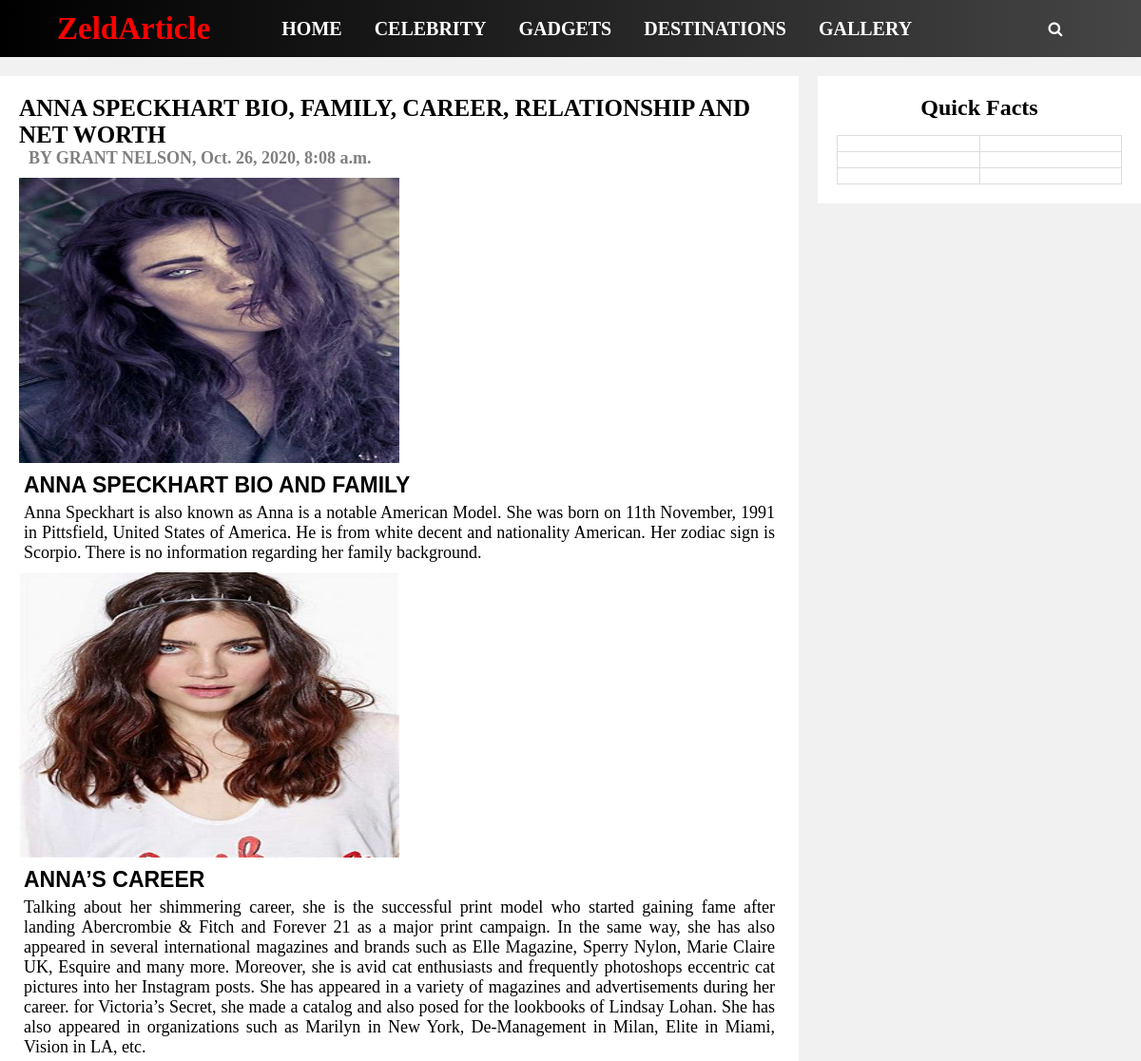
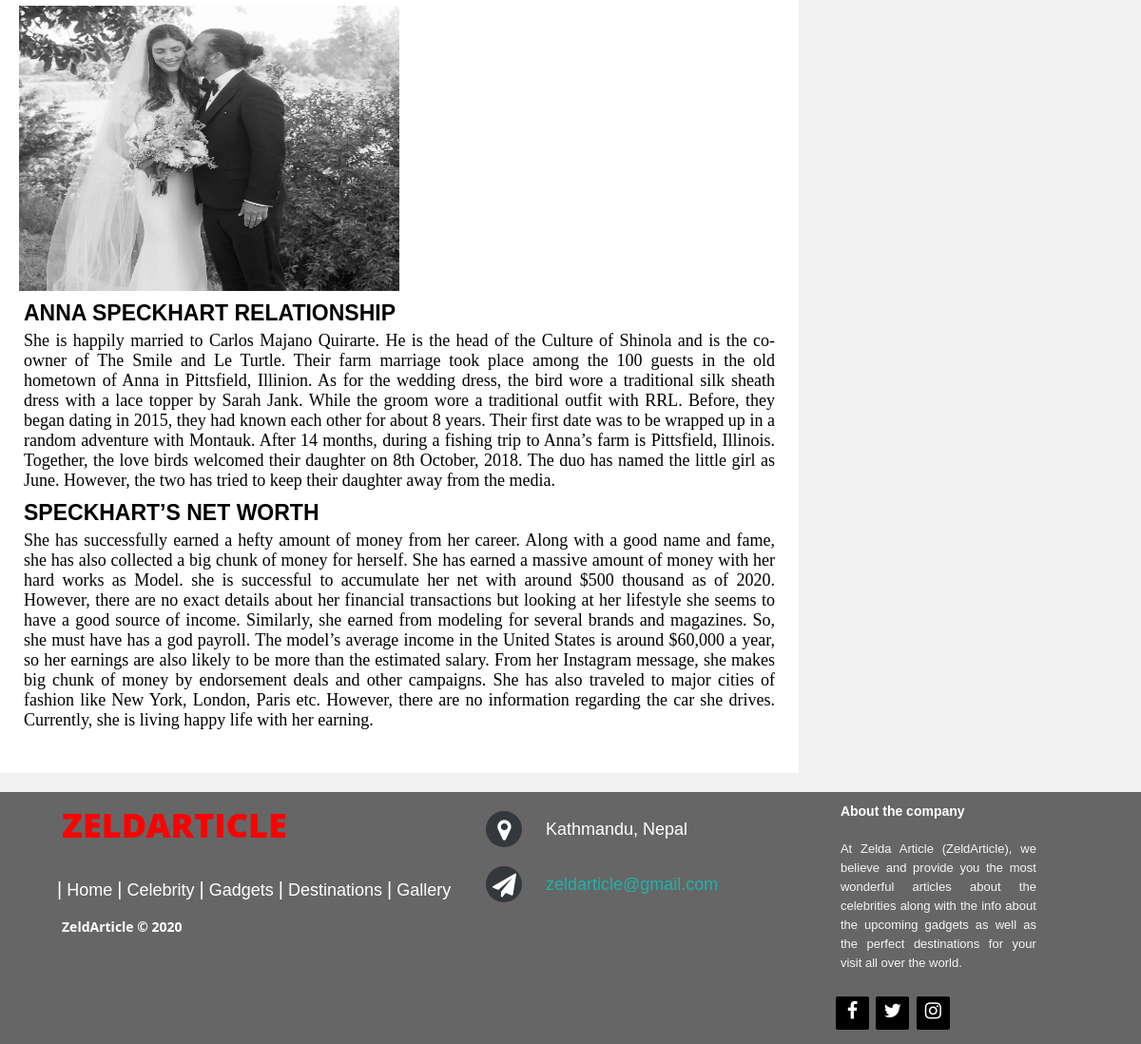
The page /article1 on the database its author committed (2 pictures, top to bottom).
### Article/models.py (models this page shows, shortened)
class Article(models.Model):
    class CelebrityObject(models.Manager):
        def get_queryset(self):
            return super().get_queryset().filter(category='celebrity')
    class GadgetsObject(models.Manager):
        def get_queryset(self):
            return super().get_queryset().filter(category='gadgets')
    class DestinationsObject(models.Manager):
        def get_queryset(self):
            return super().get_queryset().filter(category='destinations')
    options =(
        ('celebrity','Celebrity'),
        ('gadgets','Gadgets'),
        ('destinations','Destinations'),
    )
    postedby = models.ForeignKey(User, on_delete=models.PROTECT, blank=True)
    author = models.CharField(max_length=50)
    date = models.DateTimeField(default=datetime.now, blank=False)
    category= models.CharField(max_length=15, choices=options, default='celibrity')
    heading = models.CharField(max_length=200)
    title1 = models.CharField(max_length=200, blank=False)
    title1_Description = models.TextField(blank=False)
    title2 = models.CharField(max_length=200, blank=False)
    title2_Description = models.TextField(blank=False)
    title3 = models.CharField(max_length=200, blank=False)
    title3_Description = models.TextField(blank=False)
    title4 = models.CharField(max_length=200, blank=True)
    title4_Description = models.TextField(blank=True)
    title5 = models.CharField(max_length=200, blank=True)
    title5_Description = models.TextField(blank=True)
    read = models.IntegerField(default=0)
    img1 =  models.ImageField(upload_to='Images')
    img2 =  models.ImageField(upload_to='Images')
    img3 =  models.ImageField(upload_to='Images')
    QuickFact1 = models.CharField(max_length=30, blank=False)
    QuickFact1Ans = models.CharField(max_length=50, blank=False)
    QuickFact2 = models.CharField(max_length=30, blank=False)
    QuickFact2Ans = models.CharField(max_length=50, blank=False)
    QuickFact3 = models.CharField(max_length=30, blank=False)
    QuickFact3Ans = models.CharField(max_length=50, blank=False)
    objects = models.Manager()# defualt Manager
    celebrityObjects = CelebrityObject() #Custom Manager
    gadgetsObjects = GadgetsObject()# custom Manager
    destinationsObject = DestinationsObject()# custom Manager
    class Meta:
        ordering = ('-date',)

### Article/views.py (the view)
# urls.py: path('article<int:myid>',views.article, name ='ArticlePage'),
def article(request, myid):
    articleObj = Article.objects.filter(id = myid)
    articleObj = Article.objects.get(id = myid)
    articleObj.read = articleObj.read + 1
    articleObj.save()
    params = {'articleObj':articleObj}
    return render(request, 'article.html',params)

### templates/article/article.html (shortened to what this page needs)
{% extends 'base.html' %}
{% load static %}
{% block css %}
<link rel="stylesheet" href="{% static 'css/article0.css'%}">
{% endblock %}
{% block Body %}
<div class="row">
  <div class="leftcolumn">
    <div class="card">
      <div class="title">{{articleObj.heading}}</div>
      <h4>BY {{articleObj.author}}, {{articleObj.date}}</span></h4>
      <div class="img">
        <img src="/media/{{articleObj.img1}}">
      </div>
      <h3>{{articleObj.title1}}</h3>
      <p>{{articleObj.title1_Description}}</p>
      <div class="img">
        <img src="/media/{{articleObj.img2}}">
      </div>
      <h3>{{articleObj.title2}}</h3>
      <p>{{articleObj.title2_Description}}</p>
      <div class="img">
        <img src="/media/{{articleObj.img3}}">
      </div>
      <h3>{{articleObj.title3}}</h3>
      <p>{{articleObj.title3_Description}}</p>
      <h3>{{articleObj.title4}}</h3>
      <p>{{articleObj.title4_Description}}</p>
      <h3>{{articleObj.title5}}</h3>
    </div>
  </div>
  <div class="rightcolumn">
    <div class="card">
      <h2>Quick Facts</h2>
      <table>
        <tr>
          <th>{{articleObj.QuickFact1}}</th>
          <th>{{articleObj.QuickFact1Ans}}</th>
        </tr>
        <tr>
          <td>{{articleObj.QuickFact2}}</td>
          <td>{{articleObj.QuickFact2Ans}}</td>
        </tr>
        <tr>
          <td>{{articleObj.QuickFact3}}</td>
          <td>{{articleObj.QuickFact3Ans}}</td>
        </tr>
      </table>
    </div>
  </div>
</div>
{% endblock %}

### static/css/base1.css (style rules this page uses)
* { margin: 0; padding: 0; box-sizing: border-box; }
body { background-color: #f1f1f1; font-family: 'Open Sans' sans-serif; }

### static/css/article0.css (style rules this page uses)
.leftcolumn { float: left; width: 70%; }
.rightcolumn { float: left; width: 30%; padding-left: 20px; }
.title { font-weight: bold; font-size: 25px; text-transform: uppercase; font-family: Georgia, 'Times New Roman', Times, serif; padding-right: 10px; }
h3 { color: black; font-size: 23px; font-weight: bold; font-family: sans-serif; padding-left: 5px; padding-right: 10px; padding-bottom: 5px; text-align: justify; text-transform: uppercase; }
p { color: black; font-size: 18px; font-weight: 400; padding-left: 5px; padding-right: 5px; margin-bottom: 10px; text-align: justify; }
h4 { color: grey; font-family: cursive; font-size: 18px; font-weight: bold; padding-left: 10px; padding-bottom: 10px; }
.img { width: 50%; height:300px; margin-bottom: 10px; }
.img img { height: 100%; width: 100%; object-fit: fill; }
.card { background-color: white; padding: 20px; margin-top: 20px; }
.card h2 { color: black; text-align: center; }
.row:after { content: ""; display: table; clear: both; }
table { margin-top: 15px; font-family: arial, sans-serif; border-collapse: collapse; width: 100%; }
td, th { border: 1px solid #dddddd; text-align: left; padding: 8px; }

### rows shown on the page
Article: heading "ANNA SPECKHART BIO, FAMILY, CAREER, RELATIONSHIP AND NET WORTH", author "GRANT NELSON", date "Oct. 26, 2020, 8:08 a.m.", img1 (picture), title1 "ANNA SPECKHART BIO AND FAMILY", title1_Description "Anna Speckhart is also known as Anna is a notable American Model. She was born on 11th November, 1991 in Pittsfield, United States of America. He is from white decent and nationality American. Her zodiac sign is Scorpio. There is no information regarding her family background.", img2 (picture), title2 "ANNA’S CAREER", title2_Description "Talking about her shimmering career, she is the successful print model who started gaining fame after landing Abercrombie & Fitch and Forever 21 as a major print campaign. In the same way, she has also appeared in several international magazines and brands such as Elle Magazine, Sperry Nylon, Marie Claire UK, Esquire and many more. Moreover, she is avid cat enthusiasts and frequently photoshops eccentric cat pictures into her Instagram posts. She has appeared in a variety of magazines and advertisements during her career. for Victoria’s Secret, she made a catalog and also posed for the lookbooks of Lindsay Lohan. She has also appeared in organizations such as Marilyn in New York,…", img3 (picture), title3 "ANNA SPECKHART RELATIONSHIP", title3_Description "She is happily married to Carlos Majano Quirarte. He is the head of the Culture of Shinola and is the co-owner of The Smile and Le Turtle. Their farm marriage took place among the 100 guests in the old hometown of Anna in Pittsfield, Illinion. As for the wedding dress, the bird wore a traditional silk sheath dress with a lace topper by Sarah Jank. While the groom wore a traditional outfit with RRL. Before, they began dating in 2015, they had known each other for about 8 years. Their first date was to be wrapped up in a random adventure with Montauk. After 14 months, during a fishing trip to Anna’s farm is Pittsfield, Illinois. Together, the love birds welcomed their daughter on 8th October,…", title4 "SPECKHART’S NET WORTH", title4_Description "She has successfully earned a hefty amount of money from her career. Along with a good name and fame, she has also collected a big chunk of money for herself. She has earned a massive amount of money with her hard works as Model. she is successful to accumulate her net with around $500 thousand as of 2020. However, there are no exact details about her financial transactions but looking at her lifestyle she seems to have a good source of income. Similarly, she earned from modeling for several brands and magazines. So, she must have has a god payroll. The model’s average income in the United States is around $60,000 a year, so her earnings are also likely to be more than the estimated salary.…"
